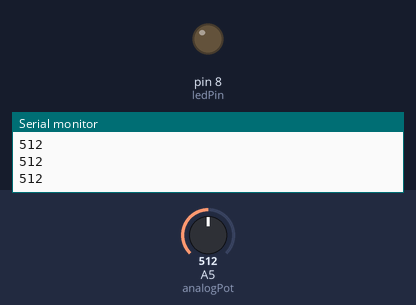
A sketch run on a simulated Arduino Uno, built with avr-gcc and run on an emulated ATmega328P. Parts: output pins drawn as LEDs (lit = HIGH), the last lines printed to the serial monitor. The inputs (shaded band) are chosen by the test bench; at power-on: A5 (analogPot) = 512.

Above: at 1.2 s.
1.3 s: A5 (analogPot) set to 581
2.8 s: A5 (analogPot) set to 618
At 3.6 s:
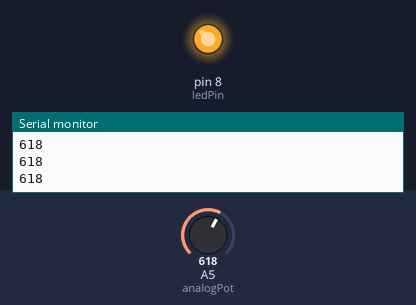
4.3 s: A5 (analogPot) set to 590
At 4.6 s:
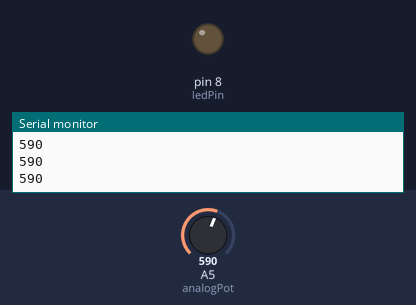
5.8 s: A5 (analogPot) set to 610
At 7.1 s:
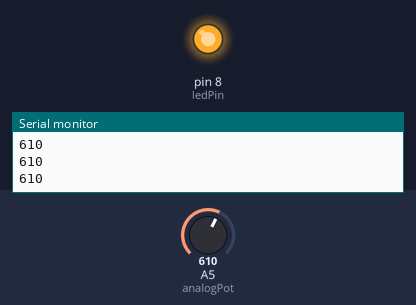
Timing chart, 0 to 8.3 s (numbered marks = the images above; inputs shaded):
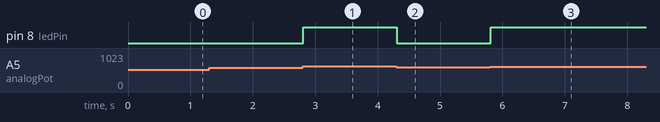

The sketch:

surprising_bigery1.ino
```cpp
const int ledPin = 8;
const int analogPot = A5;

int analogRd = 0;

void setup() {

  pinMode(ledPin, OUTPUT);
  pinMode(analogPot, INPUT);

  Serial.begin(9600);
}

void loop() {

  analogRd = analogRead(analogPot);
  Serial.println(analogRd);

  if (analogRd >= 600) {
    digitalWrite(ledPin, HIGH);
  } else {
    digitalWrite(ledPin, LOW);
  }

}
  
```

Measured:
- the behaviour switches between 599 and 600 on A5 (analogPot) (found by bisection; images 0 and 1)
- after the input at 2.8 s, pin 8 (ledPin): LOW → HIGH at once
- after the input at 4.3 s, pin 8 (ledPin): HIGH → LOW at once
- after the input at 5.8 s, pin 8 (ledPin): LOW → HIGH at once
